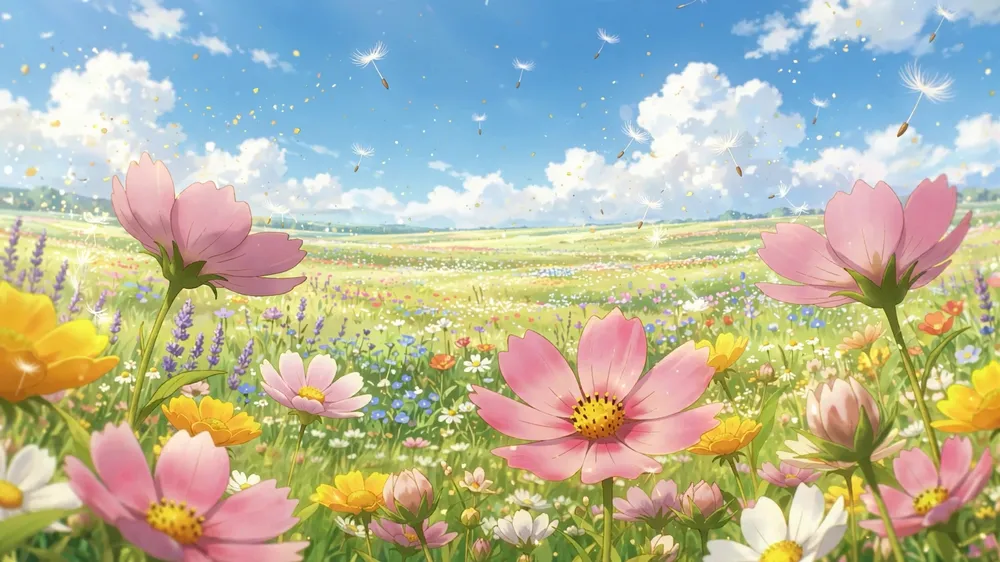
#> input picture 839935105_1461435312540053_7653239194093221540_n.webp, 1000 x 562 px, shrunk from 2048 x 1152 before the run
$ python laser_photo.py ../839935105_1461435312540053_7653239194093221540_n.webp ../01_sunlit_meadow.png
#> lines starting #> are read from the running program, lines starting #| are printed output that depends on the picture; after the words box and inside, x2 and y2 are one past the last pixel; in counts of white or black regions, pixels touching at a corner belong together
#!/usr/bin/env python3
"""Laser treatment of a flower photo: lasers run along the petal veins (extracted from the photo itself).
usage: python3 tools/laser_photo.py <photo> <out_dir>
"""
import base64
import io
import os
import sys

import numpy as np
from PIL import Image, ImageFilter
from scipy import ndimage as ndi
from skan import Skeleton
from skimage.morphology import skeletonize, remove_small_objects

src, out_dir = sys.argv[1], sys.argv[2]
os.makedirs(out_dir, exist_ok=True)
im = Image.open(src).convert('RGB')
#> im is the input picture: PIL image 1000x562 RGB; mean R, G, B 181, 183, 159.8
W, H = im.size
#> W = 1000; H = 562
a = np.asarray(im).astype(np.float32)
white = a.min(axis=2)                       # veins are the whitest thing on the petal
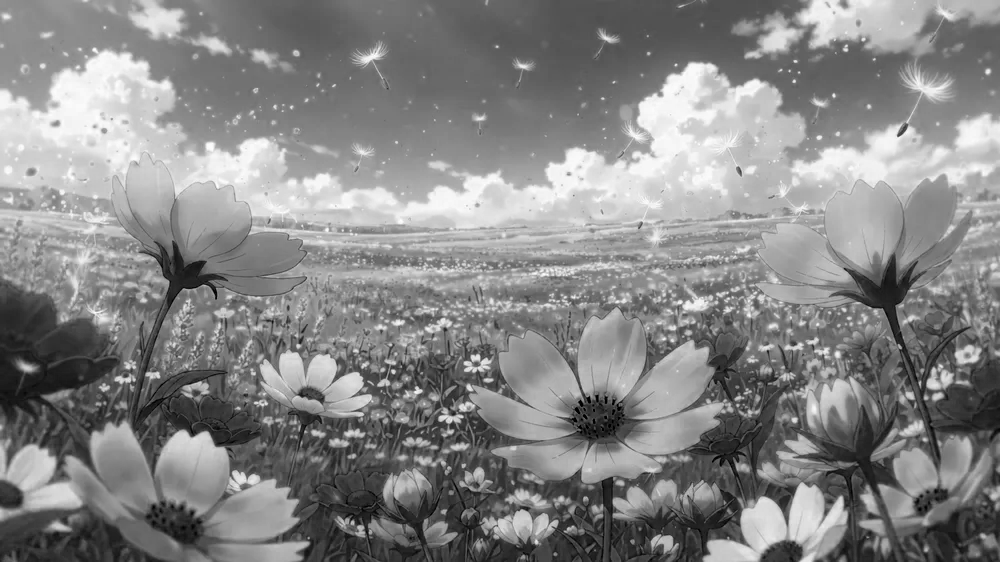
#> white: shape (562, 1000) float32; min 0, max 255, mean 133.9
ridge = ndi.gaussian_filter(white, 1.5) - ndi.gaussian_filter(white, 9)
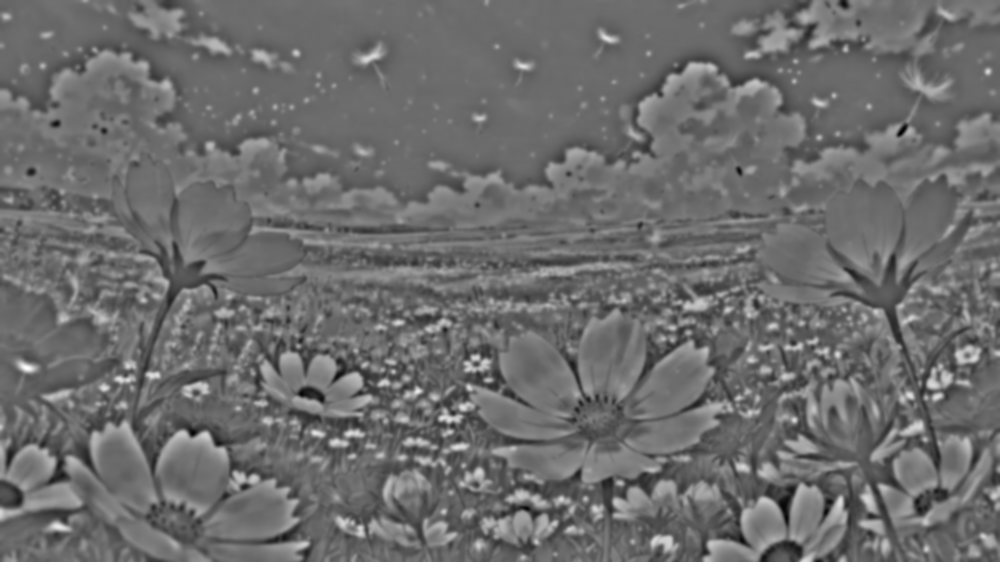
#> ridge: shape (562, 1000) float32; min -88.43, max 118.1, mean 0; drawn with min black and max white
mask = ridge > 9
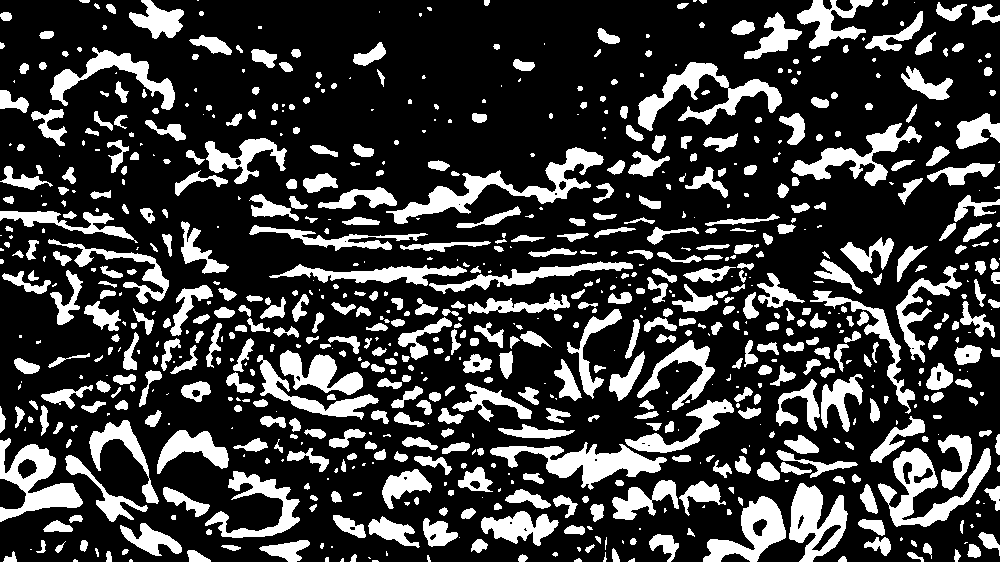
#> mask: shape (562, 1000) bool; 24% white; 794 white regions (258 under 20 px), largest, box (x1, y1, x2, y2) and area: (386, 147, 604, 224) 3585, (490, 442, 667, 490) 3156, (878, 448, 991, 527) 3138
mask &= ndi.gaussian_filter(a[..., 0], 2) > 150     # stay on the pink petals (not the green background)
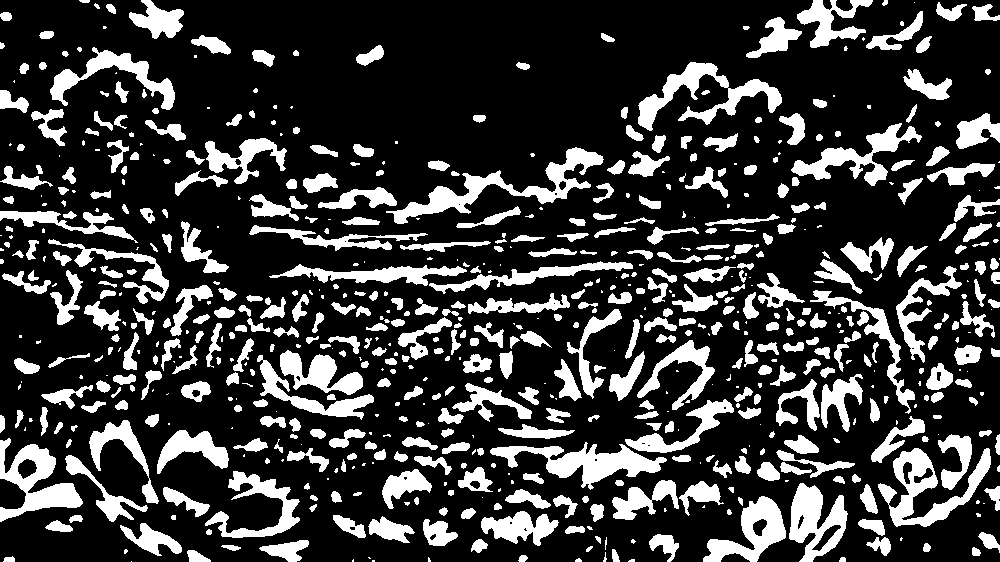
#> mask: shape (562, 1000) bool; 23.1% white; 701 white regions (225 under 20 px), largest, box (x1, y1, x2, y2) and area: (386, 147, 604, 224) 3585, (490, 442, 667, 490) 3156, (878, 448, 991, 527) 3128
mask = remove_small_objects(mask, 120)
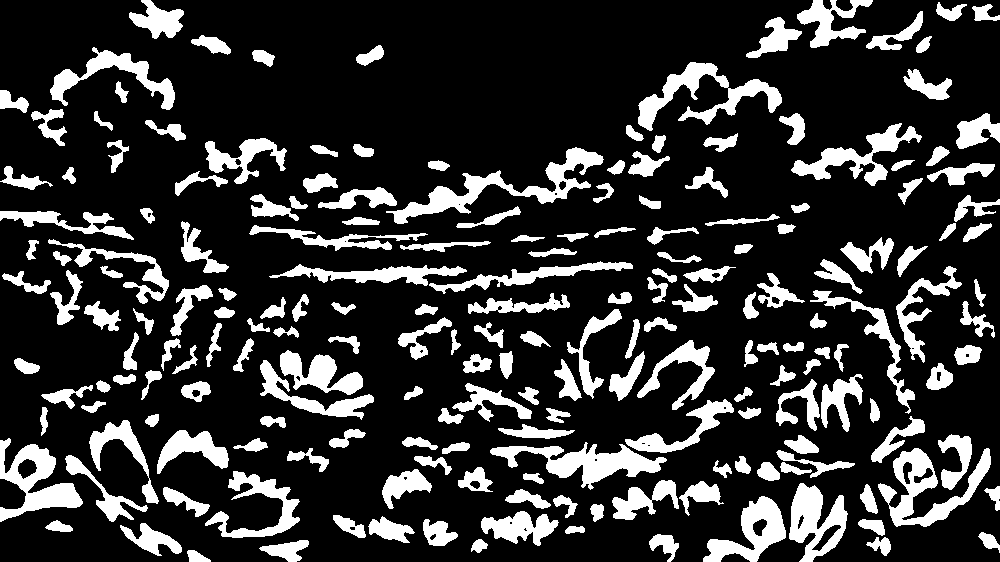
#> mask: shape (562, 1000) bool; 20% white; 200 white regions, largest, box (x1, y1, x2, y2) and area: (386, 147, 604, 224) 3585, (490, 442, 667, 490) 3156, (878, 448, 991, 527) 3128
sk = skeletonize(mask)
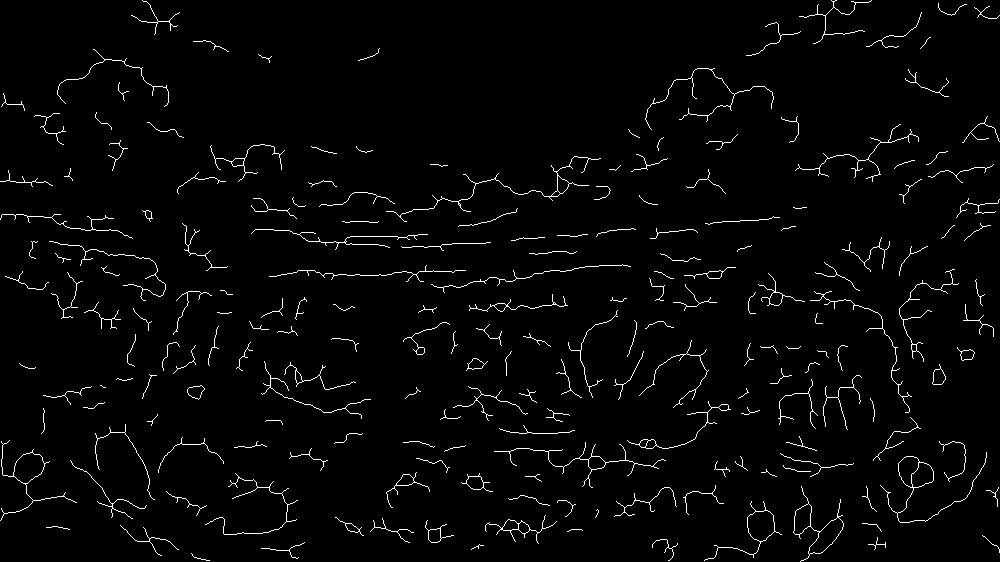
#> sk: shape (562, 1000) bool; 2.5% white in thin lines or dots
#> (the run stopped early here; a loop or call above may not have finished)

$ run again, on 02_balanced_wildflowers.png
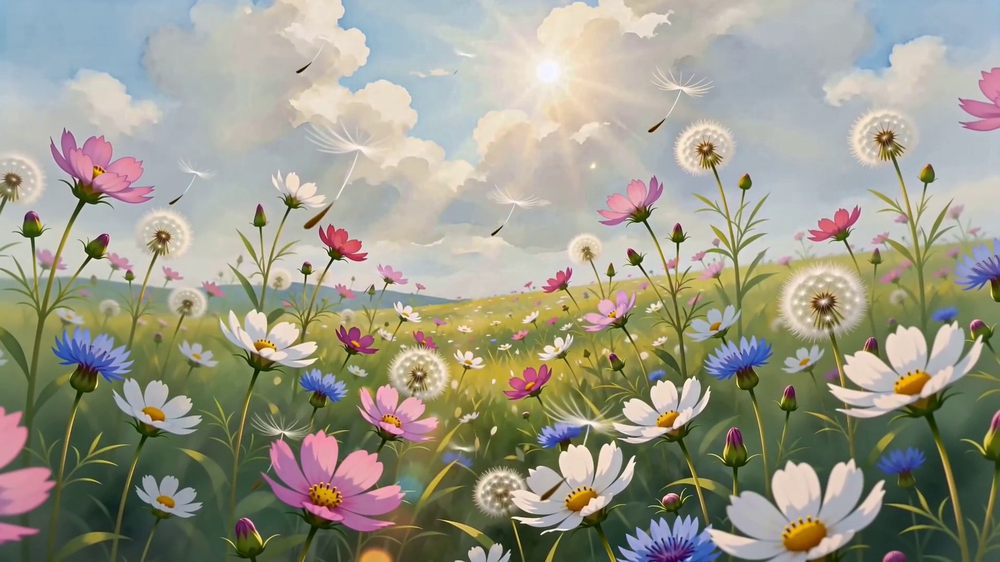
#> input picture 02_balanced_wildflowers.png, 1000 x 562 px, shrunk from 1920 x 1080 before the run
#> im is the input picture: PIL image 1000x562 RGB; mean R, G, B 155.2, 153.6, 137.9
#> `mask &= ndi.gaussian_filter(a[..., 0], 2) > 150`:
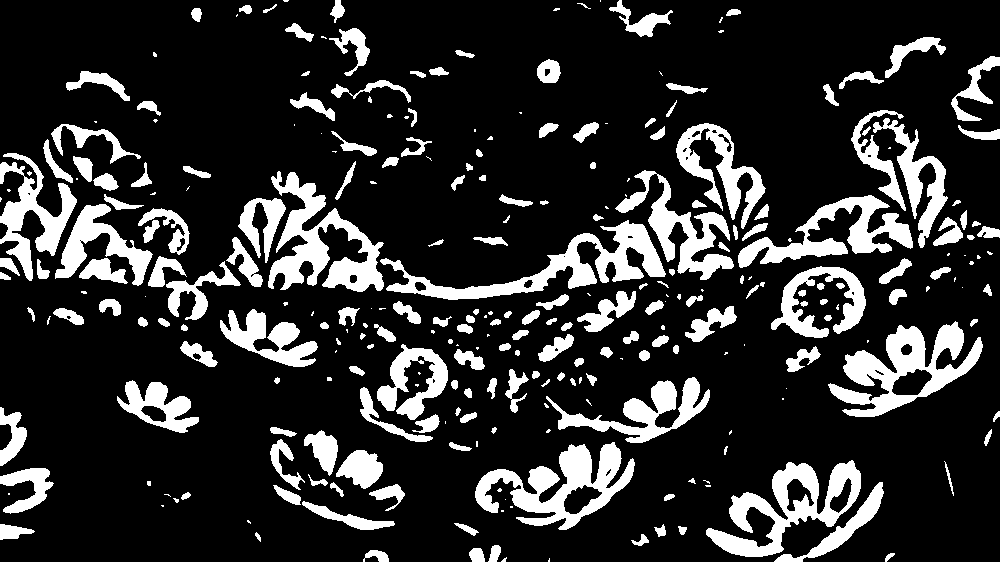
#> mask: shape (562, 1000) bool; 18.2% white; 291 white regions (96 under 20 px), largest, box (x1, y1, x2, y2) and area: (828, 321, 983, 417) 5906, (380, 220, 666, 300) 5808, (475, 442, 635, 530) 5727
#> `sk = skeletonize(mask)`:
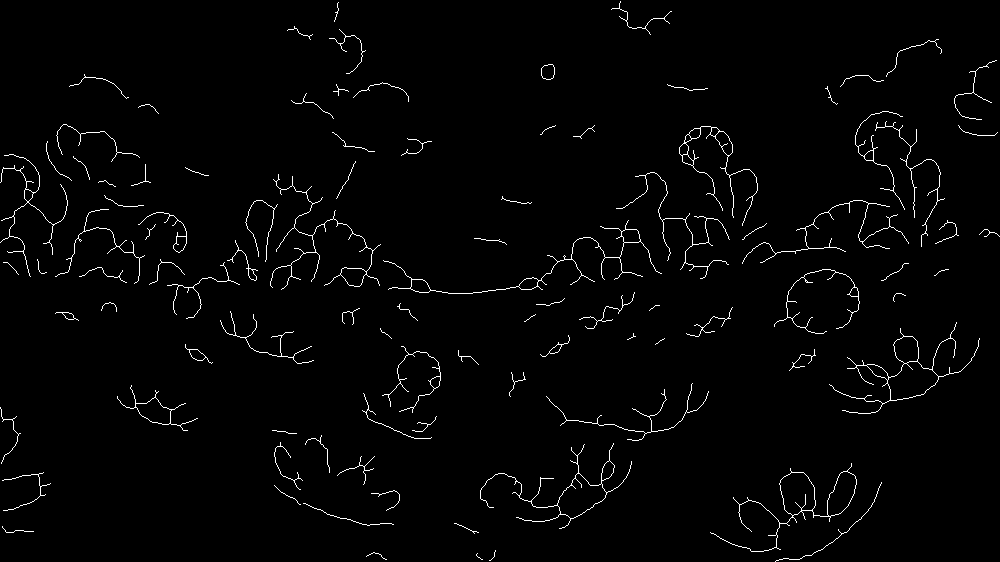
#> sk: shape (562, 1000) bool; 1.8% white in thin lines or dots

$ run again, on 03_full_bloom.png
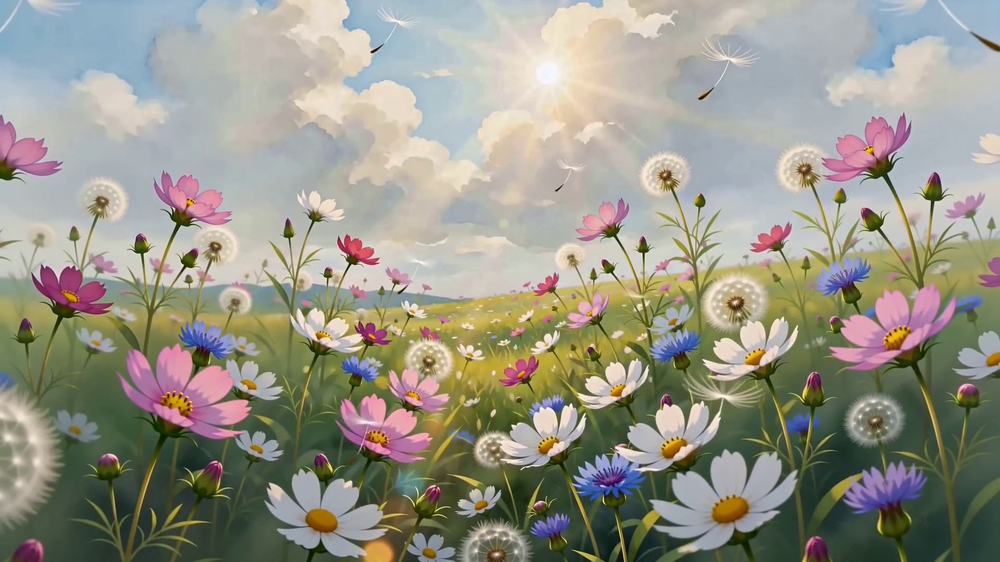
#> input picture 03_full_bloom.png, 1000 x 562 px, shrunk from 1920 x 1080 before the run
#> im is the input picture: PIL image 1000x562 RGB; mean R, G, B 151.5, 149.9, 136.5
#> `mask &= ndi.gaussian_filter(a[..., 0], 2) > 150`:
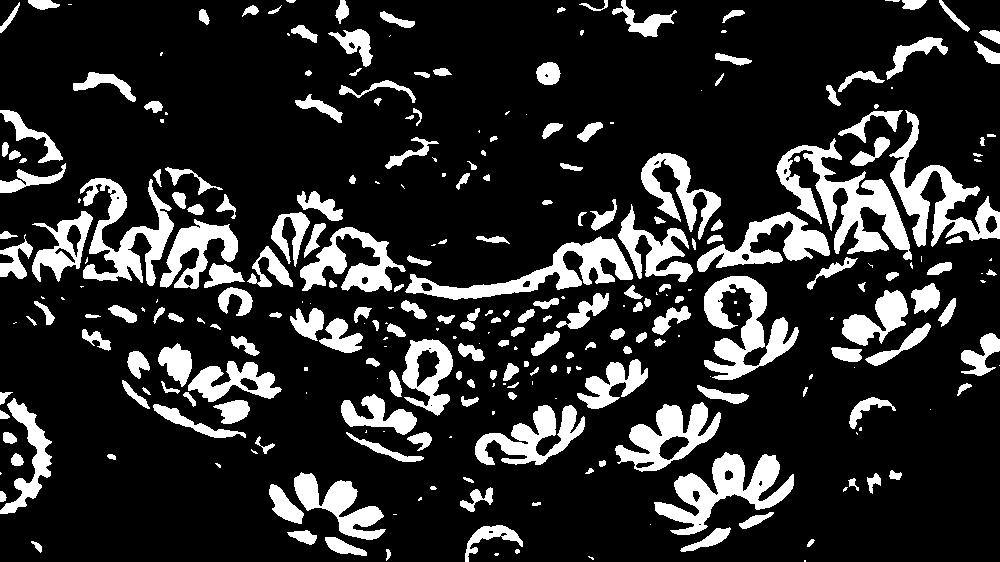
#> mask: shape (562, 1000) bool; 17.8% white; 294 white regions (85 under 20 px), largest, box (x1, y1, x2, y2) and area: (776, 138, 912, 260) 5567, (654, 452, 794, 535) 4459, (889, 110, 1000, 247) 4285
#> `sk = skeletonize(mask)`:
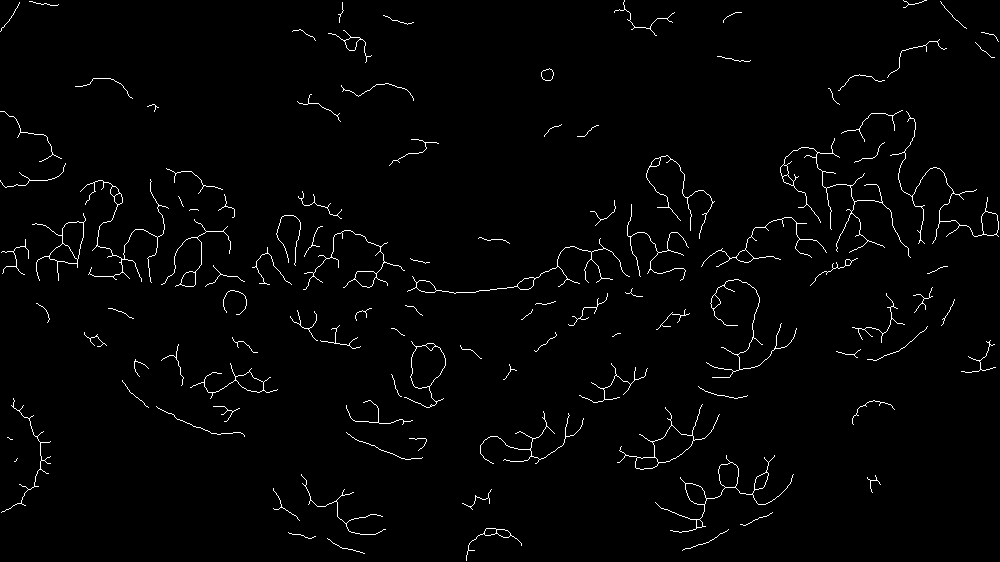
#> sk: shape (562, 1000) bool; 1.8% white in thin lines or dots

$ run again, on lucid-origin_wide_open_meadow_full_of_colorful_wildflowers_cosmos_daisies_blue_cornflowers_so-0.jpg
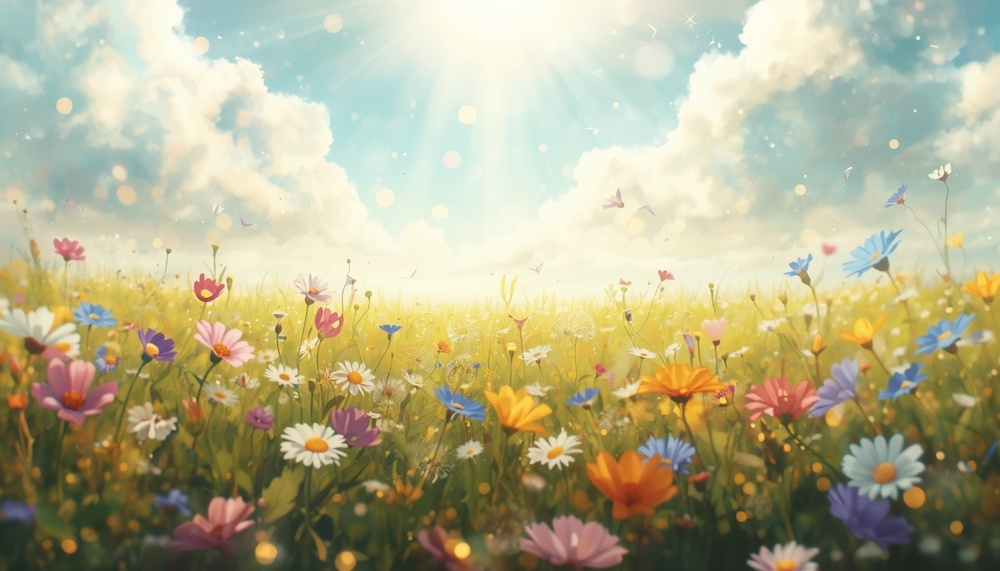
#> input picture lucid-origin_wide_open_meadow_full_of_colorful_wildflowers_cosmos_daisies_blue_cornflowers_so-0.jpg, 1000 x 571 px, shrunk from 1344 x 768 before the run
#> im is the input picture: PIL image 1000x571 RGB; mean R, G, B 178.9, 174.6, 140.5
#> `mask &= ndi.gaussian_filter(a[..., 0], 2) > 150`:
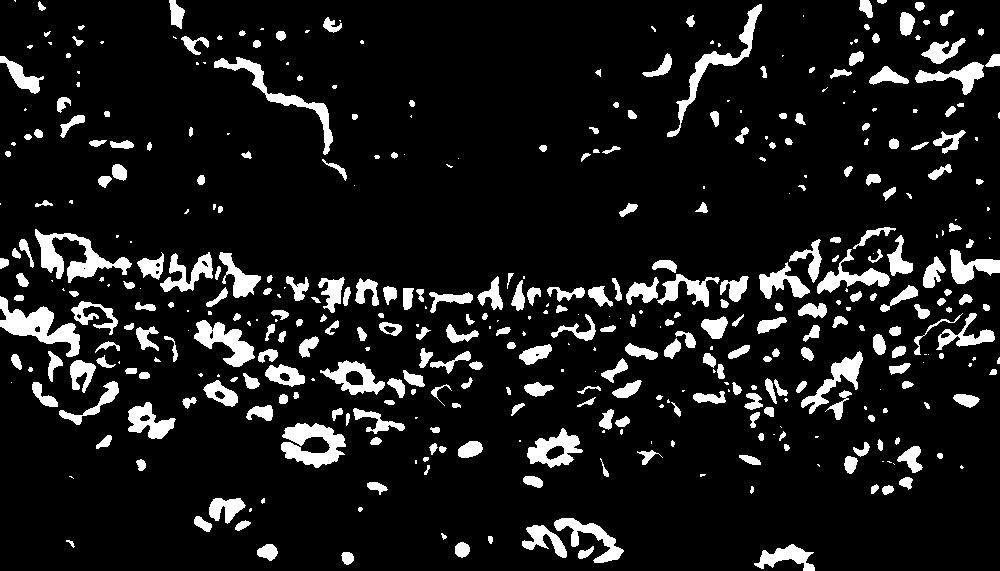
#> mask: shape (571, 1000) bool; 10.6% white; 438 white regions (133 under 20 px), largest, box (x1, y1, x2, y2) and area: (0, 296, 80, 357) 1874, (35, 229, 132, 283) 1837, (281, 423, 346, 468) 1682
#> `sk = skeletonize(mask)`:
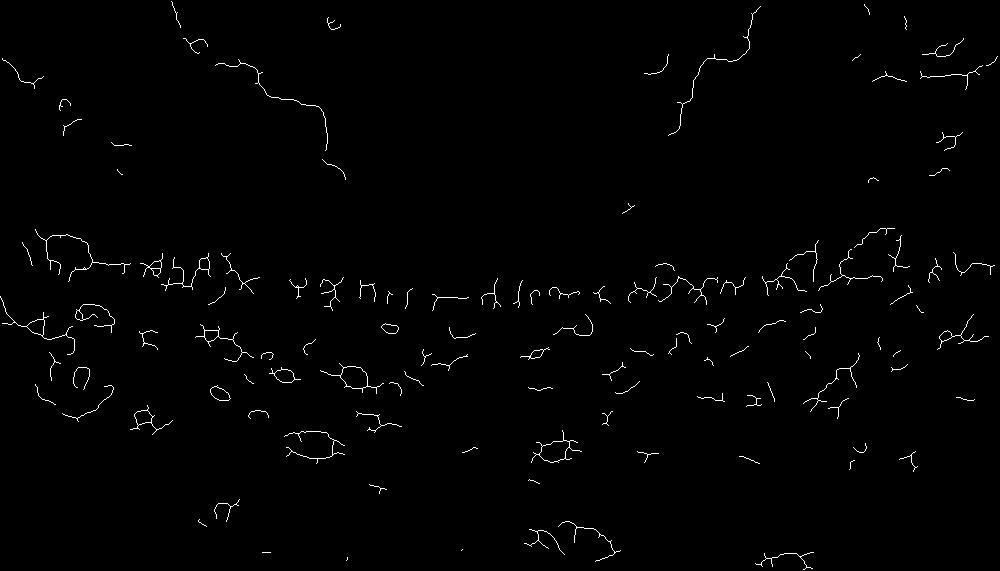
#> sk: shape (571, 1000) bool; 1% white in thin lines or dots
